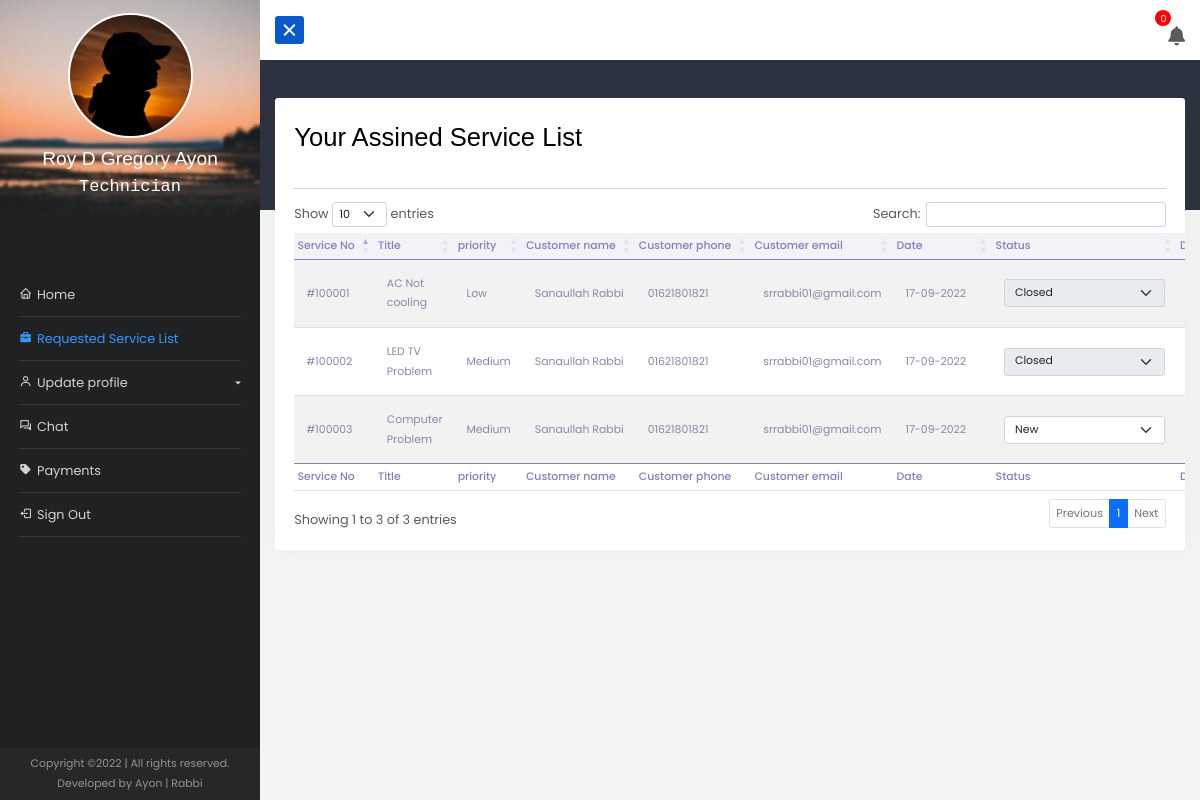
/dashboard/work_request_list/ (signed in), run on the app's committed database.
### app_dashboard/models.py (models this page shows, shortened)
class UserRegistration(models.Model):
    registrationType = (
        ('','Please Select'),
        ('Residential', 'Residential'),
        ('Commercial', 'Commercial'),
        ('Other', 'Other')
    )
    roleType = (
        ('customer', 'customer'),
        ('admin', 'admin'),
        ('technician', 'technician'),
    )
    user = models.OneToOneField(User, on_delete =models.CASCADE, null=True)
    reg_no = models.BigIntegerField(null=True)
    name = models.CharField(max_length=122, null=True)
    email = models.EmailField(max_length=122, null=True , blank=True)
    phone = models.CharField(max_length=122, null=True)
    other_phone = models.CharField(max_length=122, null=True, blank=True)
    registration_type = models.CharField(max_length=122, choices = registrationType ,null=True, blank=True)
    role = models.CharField(max_length=122, choices = roleType ,null=True, default=roleType[0][0])
    business_name = models.CharField(max_length=122, null=True, blank=True)
    country = models.CharField(max_length=122, null=True, blank=True)
    division = models.CharField(max_length=122, null=True, blank=True)
    district = models.CharField(max_length=122, null=True, blank=True)
    upazila = models.CharField(max_length=122, null=True, blank=True)
    post_office_or_union = models.CharField(max_length=122, null=True, blank=True)
    house_info = models.CharField(max_length=122, null=True, blank=True)
    location = models.CharField(max_length=999, null=True, blank=True)
    nid = models.CharField(max_length=122, null=True, blank=True)
    picture = models.ImageField(upload_to= 'image', null=True, blank=True)
    active = models.BooleanField(default=False,null=True)
    tech_percentage = models.FloatField(default=0)
    date = models.DateField(auto_now_add=True)

class ServiceRequest(models.Model):
    priority_choice  = (
        ('High', 'High'),
        ('Medium', 'Medium'),
        ('Low', 'Low'),
    )
    STATUS_CHOICE = (
        ('New','New'),
        ('Waitting on Customer','Waitting on Customer'),
        ('In Progress','In Progress'),
        ('Fixed','Fixed'),
        ('Closed','Closed'),
        ('Cancelled','Cancelled'),
    )
    service_category = models.ForeignKey(ServiceCategory, on_delete=models.SET_NULL, null=True)
    customer = models.ForeignKey(User, on_delete=models.CASCADE, null=True)
    technician = models.ForeignKey(UserRegistration, on_delete=models.SET_NULL, null=True,related_name='technician')
    servicereq_no = models.CharField(max_length=122, null=True)
    title = models.CharField(max_length=250, null=True)
    details = models.TextField(null=True)
    files = models.FileField(upload_to= 'service_file', null=True, blank=True)
    priority = models.CharField(max_length=122, choices=priority_choice, null=True)
    created_at = models.DateField(auto_now_add=True)
    status =  models.CharField(max_length=122, choices=STATUS_CHOICE, null=True,blank=True,default='new')
    assigned = models.BooleanField(default=False)

### app_dashboard/decorators.py (the view)
    def wrap(request, *args, **kwargs):
        if request.user.userregistration.role == 'technician':
            return function(request, *args, **kwargs)
        else:
            return redirect('dashboard')

### app_dashboard/forms.py
class InvoiceForm(forms.ModelForm):
    class Meta:
        model = Invoice
        fields = ['details', 'equip_charge', 'files']
        widgets = {
                'details': forms.Textarea(attrs={'class': 'input--style-5', 'rows': '4', 'placeholder': 'Write about equivment/parts details...'}),
                'equip_charge': forms.NumberInput(attrs={'class': 'input--style-5', 'placeholder': 'Enter equipment/parts charge...'}),
                'files': forms.FileInput(attrs={'accept': '.pdf, .jpg, .jpeg, .png, .doc, .docx, .xls, .xlsx, .txt'}),
            }

### app_dashboard/custom_context_processor.py (called while the page is built)
def invoiceform(request):
    form = InvoiceForm()
    context = {
        'invoiceform':form,
    }
    return context

def get_mdod(request):
    month_fday,month_lday = get_months()
    monthlyDue=0
    totalDue=0
    invoiceListforMonth = Invoice.objects.filter(created_at__range=[month_fday,month_lday])
    for i in invoiceListforMonth:
        if i.status == 'Unpaid':
            monthlyDue += float(i.getTotalCharge())
    invoiceList = Invoice.objects.filter()
    for i in invoiceList:
        if i.status == 'Unpaid':
            totalDue += float(i.getTotalCharge())
    context={
        'overAllDue': totalDue,
        'monthlyDue': monthlyDue
    }
    return context

### app_dashboard/utils.py (called while the page is built)
def get_months():
    date_today = datetime.today()
    month_fday = date_today.replace(day=1, hour=0, minute=0, second=0, microsecond=0)
    next_month = date_today.replace(day=28) + timedelta(days=4)
    month_lday = next_month - timedelta(days = next_month.day)
    return month_fday,month_lday

### app_dashboard/views.py (called while the page is built, shortened)
@login_required(login_url='login')
@user_is_admin
@user_is_technician
def technicianServiceRequestList_view(request):
    work_list = ServiceRequest.objects.filter(technician = request.user.userregistration).order_by('-created_at')
    context ={
        'work_list': work_list,
        }
    return render(request, 'app_dashboard/technician/service_request_list.html', context)

### templates/app_dashboard/technician/service_request_list.html (shortened to what this page needs)
{% extends 'app_dashboard/base.html' %}
{% load static %}
{% load customtags %}
{% block content %}
<div class="w-100 container-fluid mt-5">
    <div class="card p-4 table-responsive ">
        <h2 class="mb-4">Your Assined Service List</h2>
        <hr>
        <table id="table_data" class="table table-sm table-striped service_req_list" style="width:100%">
            <thead>
                <tr>
                    <th>Service No</th>
                    <th>Title</th>
                    <th>priority</th>
                    <th>Customer name</th>
                    <th>Customer phone</th>
                    <th>Customer email</th>
                    <th>Date</th>
                    <th>Status</th>
                    <th>Details</th>
                </tr>
            </thead>
            <tbody>
                {% for list in work_list %}
                <tr>
                    <td>{{ list.servicereq_no }}</td>
                    <td>{{ list.title }}</td>
                    <td>{{ list.priority }}</td>
                    <td>{{ list.customer.userregistration.name }}</td>
                    <td>{{ list.customer.userregistration.phone }}</td>
                    <td>{{ list.customer.userregistration.email }}</td>
                    <td class="date">{{ list.created_at|date:"d-m-Y" }}</td>
                    <td>
                        <div class="optionbox">
                            <select class="form-select status filter_select" id="fselect" data-id="{{list.id}}"
                                {% if list.status == 'Closed' or list.status == 'Cancelled' %} disabled {% endif %}>
                                <option value='New' {% if list.status == 'New' %} selected {% endif %}>New</option>
                                <option value='Closed' {% if list.status == 'Closed' %} selected {% endif %}>Closed
                                </option>
                            </select>
                        </div>
                    </td>
                    <td><a href="{% url 'details_service' pk=list.id %}" class="btn btn-info btn-sm">Details</a>
                    </td>
                </tr>
                {% endfor %}
            <tfoot>
                <tr>
                    <th>Service No</th>
                    <th>Title</th>
                    <th>priority</th>
                    <th>Customer name</th>
                    <th>Customer phone</th>
                    <th>Customer email</th>
                    <th>Date</th>
                    <th>Status</th>
                    <th>Details</th>
                </tr>
            </tfoot>
        </table>
    </div>
</div>
{% endblock content %}

### templates/app_dashboard/base.html (shortened to what this page needs)
{% load static %}
<!doctype html>
<html lang="en">
<head>
    <link href="https://cdn.jsdelivr.net/npm/bootstrap@5.0.2/dist/css/bootstrap.min.css" rel="stylesheet"
>
    <link rel="stylesheet" href="https://cdnjs.cloudflare.com/ajax/libs/font-awesome/5.15.3/css/all.min.css" />
    <link href="{% static 'vendor/mdi-font/css/material-design-iconic-font.min.css' %}" rel="stylesheet" media="all">
    <link href='https://unpkg.com/boxicons@2.0.7/css/boxicons.min.css' rel='stylesheet'>
    <link href="{% static 'vendor/select2/select2.min.css' %}" rel="stylesheet" media="all">
    <link href="{% static 'vendor/datepicker/daterangepicker.css' %}" rel="stylesheet" media="all">
    <link rel="stylesheet" href="https://cdn.datatables.net/1.10.25/css/dataTables.bootstrap5.min.css">
    <link rel="stylesheet" href="https://cdn.jsdelivr.net/npm/sweetalert2@11.4.4/dist/sweetalert2.min.css">
    <link href='https://api.mapbox.com/mapbox-gl-js/v1.11.0/mapbox-gl.css' rel='stylesheet' />
    <link rel='stylesheet'
        href='https://api.mapbox.com/mapbox-gl-js/plugins/mapbox-gl-geocoder/v4.7.0/mapbox-gl-geocoder.css'
        type='text/css' />
    <link href="//cdn.jsdelivr.net/npm/featherlight@1.7.14/release/featherlight.min.css" type="text/css"
        rel="stylesheet" />
    <link rel="stylesheet" href="{% static 'app_dashboard/css/style.css' %}">
    <link rel="stylesheet" href="{% static 'app_dashboard/css/chat.css' %}">
    <link rel="stylesheet" href="{% static 'app_dashboard/css/buttons.css' %}">
</head>
<body>
    {% with request.user.userregistration.role as userRole %}
    <div class="wrapper d-flex align-items-stretch">
        <nav id="sidebar">
            <div class="w-100">
                <a href="#" class="img logo mb-5"><img
                        src="{% if request.user.userregistration.picture %}{{ request.user.userregistration.picture.url }}{% else %}{% static 'images/bg-img-2.jpg' %}{% endif %}"
                        alt="">
                    <h4>{{request.user.userregistration.name|title}}</h4>
                    <span class="mb-3">{{userRole|title}}</span>
                </a>
                <ul class="list-unstyled components mb-5 p-4">
                    {% url 'dashboard' as dashboardV %}
                    <li class="{% if request.path == dashboardV %}active{% endif %}">
                        <a href="{% url 'dashboard' %}"><i class='bx bx-home'></i>Home</a>
                    </li>
                    {% if userRole == 'technician' %}
                    {% url 'technicianServiceList' as technicianServiceListV %}
                    <li class="{% if request.path == technicianServiceListV %}active{% endif %}">
                        <a href="{{technicianServiceListV}}">
                            <i class='bx bxs-briefcase'></i>Requested Service List
                        </a>
                    </li>
                    {% endif %}
                    <li>
                        {% url 'updateProfile' pk=request.user.userregistration.id as updateProfileV %}
                        {% url 'changePassword' as changePasswordV %}
                        <a href="#updateSubmenu" data-bs-toggle="collapse" aria-expanded="false"
                            class="dropdown-toggle"><i class='bx bx-user'></i>Update profile</a>
                    </li>
                    {% url 'chat' as chatV %}
                    <li class="{% if request.path == chatV %}active{% endif %}">
                        <a href="{% url 'chat' %}"><i class='bx bx-conversation'></i>Chat</a>
                    </li>
                    {% if userRole == 'technician' %}
                    {% url 'technicianPayments' as technicianPaymentsV %}
                    <li class="{% if request.path == technicianPaymentsV %}active{% endif %}">
                        <a href="{{technicianPaymentsV}}"><i class='bx bxs-purchase-tag'></i></i>Payments</a>
                    </li>
                    {% endif %}
                    <li>
                        <a id="logout" style="cursor: pointer;"><i class='bx bx-log-out'></i>Sign Out</a>
                    </li>
                </ul>
            </div>
            <div class="footer px-3 py-2">
                <p>
                    Copyright &copy; | All rights
                    reserved. <br> Developed by Ayon | Rabbi
                </p>
            </div>
        </nav>
        <div id="content" class="">
            <div class="main-content-navbar">
                <nav class="navbar navbar-expand-lg navbar-light bg-light">
                    <button type="button" id="sidebarCollapse" class="btn btn-primary active">
                        <div class="hamtime">
                            <div class="bar"></div>
                        </div>
                    </button>
                    <div class="icon" id="bell"><span id="nCount">12</span> <i class="fas fa-bell"></i>
                    </div>
                </nav>
            </div>
            <div class="main-content-body pb-5">
                {% block content %}
                {% endblock content %}
            </div>
        </div>
    </div>
    {% endwith%}
</body>
</html>

### static/app_dashboard/css/chat.css (style rules this page uses)
a, a:hover, a:active, a:focus { text-decoration: none; outline: 0; }

### static/app_dashboard/css/buttons.css (style rules this page uses)
.btn { border: none; }
.btn-primary { background-color: #3f6ad8; }

### data on the page
UserRegistration: role "Technician"
ServiceRequest: servicereq_no "#100001", title "AC Not cooling", priority "Low", customer.userregistration.name "Sanaullah Rabbi", customer.userregistration.phone "01621801821", customer.userregistration.email "srrabbi01@gmail.com", created_at "17-09-2022", status+id "Closed"
ServiceRequest: servicereq_no "#100002", title "LED TV Problem", priority "Medium", customer.userregistration.name "Sanaullah Rabbi", customer.userregistration.phone "01621801821", customer.userregistration.email "srrabbi01@gmail.com", created_at "17-09-2022", status+id "Closed"
ServiceRequest: servicereq_no "#100003", title "Computer Problem", priority "Medium", customer.userregistration.name "Sanaullah Rabbi", customer.userregistration.phone "01621801821", customer.userregistration.email "srrabbi01@gmail.com", created_at "17-09-2022", id+status "New"

### other printed values
{{ request.user.userregistration.name|title }} "Roy D Gregory Ayon"
